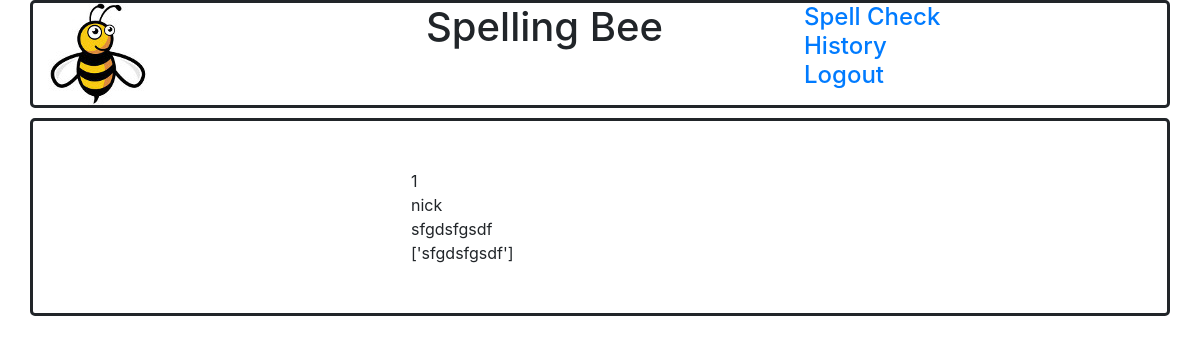
Screenshot of /nick/history/query1 (signed in) with the database file from the repository.
### dbsetup.py (models this page shows)
class Spell(db.Model):
    __tablename__ = 'results'
    username = db.Column(db.String(64), nullable=False)
    id = db.Column(db.Integer, primary_key=True)
    subtext = db.Column(db.Text, nullable=False)
    restext = db.Column(db.Text, nullable=False)
    user_id = db.Column(db.Integer, db.ForeignKey('user.id'))
    user = db.relationship(User)

### app.py (the view)
    @app.route('/<username>/history/query<int:id>')
    def query(username, id):
        loggedin=False
        if session['username'] == username or session['username'] == 'admin':
            loggedin = True
            query = db.session.query(Spell).filter_by(username=username, id=id).first()
            return render_template('query.html', query=query, loggedin=loggedin, username=session['username'])
        return redirect('/login')

### templates/query.html (shortened to what this page needs)
{% extends "base.html" %}
{% block content %}
<div class="container" style="background-color: d6d6d6; border-style: solid; border-radius: 5px;">
    <div class="row">
        <br><br>
    </div>
  <div class="row">
    <div class="col-md-4">
    </div>
    <div class="col-md-4">
        <div class = 'row' id="queryid">  {{query.id}} </div>
        <div class = 'row' id="username">  {{query.username}} </div>
        <div class = 'row' id="querytext"> {{query.subtext}} </div>
        <div class = 'row' id="queryresults">  {{query.restext}} </div>
        <br><br>
    </div>
    <div class="col-md-4">
    </div>
  </div>
</div>
{% endblock %}

### rows the page displays
Spell: id "1", username "nick", subtext "sfgdsfgsdf", restext "['sfgdsfgsdf']"
